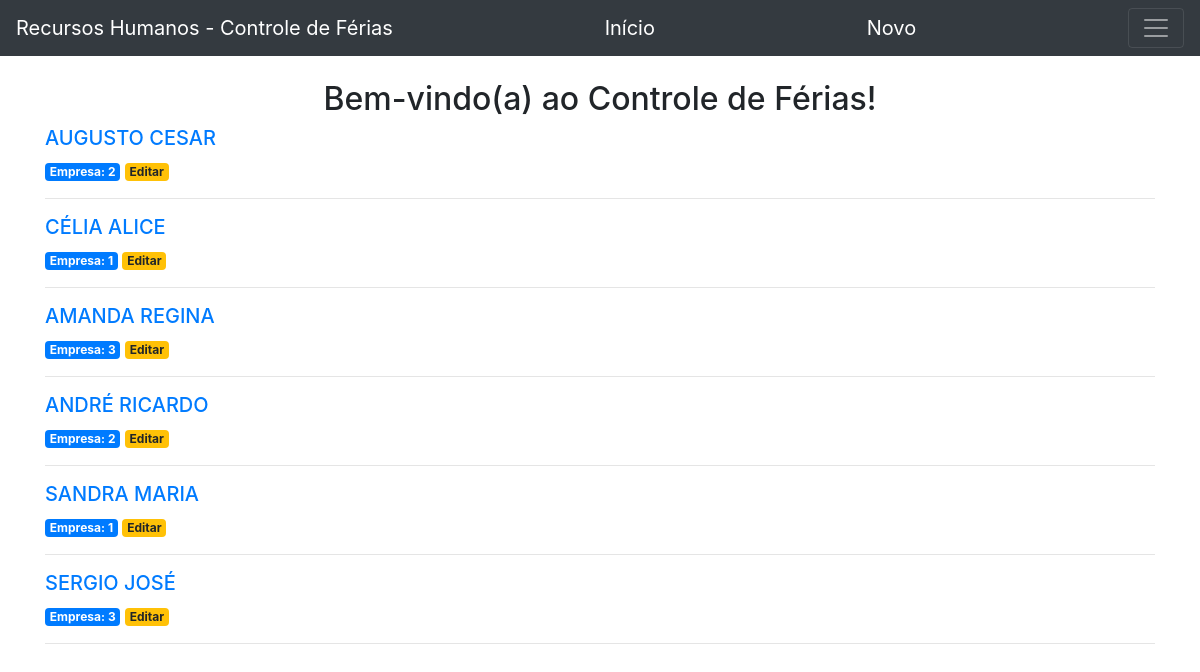
Before: / with the older database file.
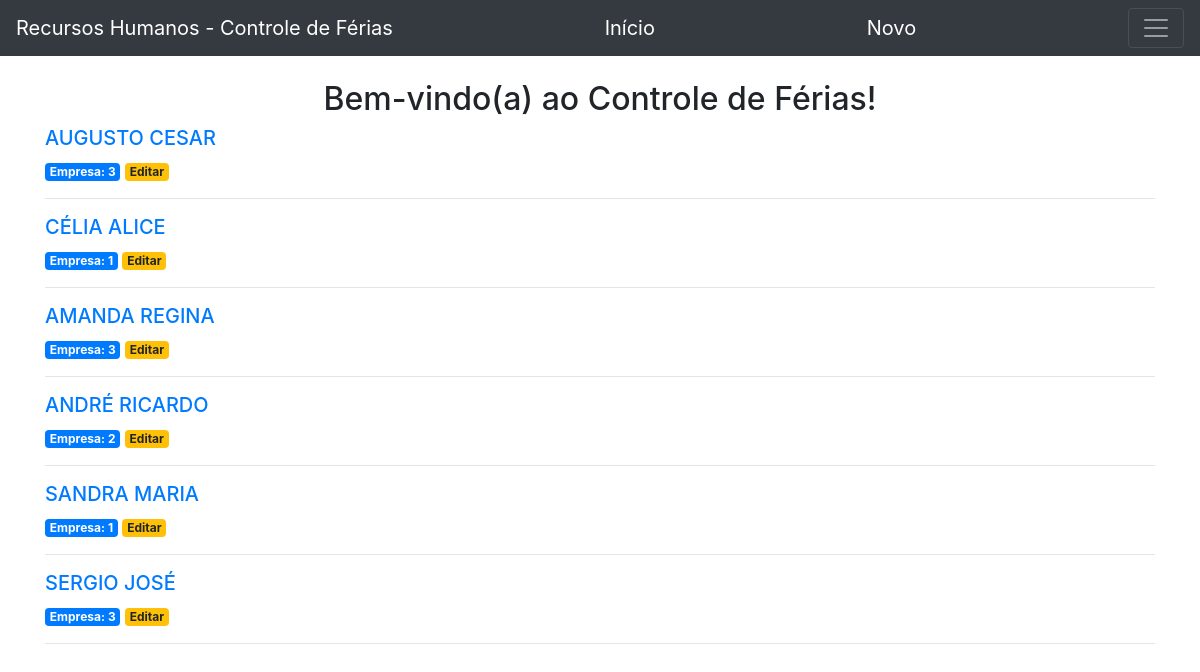
After: the same page with the newer database file.
### app.py (models this page shows)
class Controle_ferias(db.Model):
    id = db.Column(db.Integer, primary_key=True)
    empresaid = db.Column(db.Integer, nullable=False)
    pessoa = db.Column(db.String(60), nullable=False)
    data_inicio_ferias = db.Column(db.Date)
    data_fim_ferias = db.Column(db.Date)
    valor_ferias = db.Column(db.Float, nullable=False)

### app.py (the view)
@app.route('/')
def index():
    cf = Controle_ferias.query.all()
    return render_template('index.html', cf=cf)

### templates/index.html
{% extends 'base.html' %}
{% block content %}
    <br><div style="text-align:center"><h2 >{% block title %} Bem-vindo(a) ao Controle de Férias! {% endblock title %}</h2></div>
    {% for cf2 in cf %}
        <a href="{{ url_for('cf2', cf2_id=cf2['id']) }}">
            <h5 style="text-transform:uppercase">{{ cf2.pessoa }}
            </h5>
        </a>
        <span class="badge badge-primary"> Empresa: {{ cf2['empresaid'] }} </span>
        <a href="{{ url_for('editar', cf2_id=cf2['id']) }}">
            <span class="badge badge-warning">Editar</span>
        </a>
        <hr>
    {% endfor %}
{% endblock %}

Changed rows visible on the page:
changed Controle_ferias "AUGUSTO CESAR": empresaid "2" → "3"
